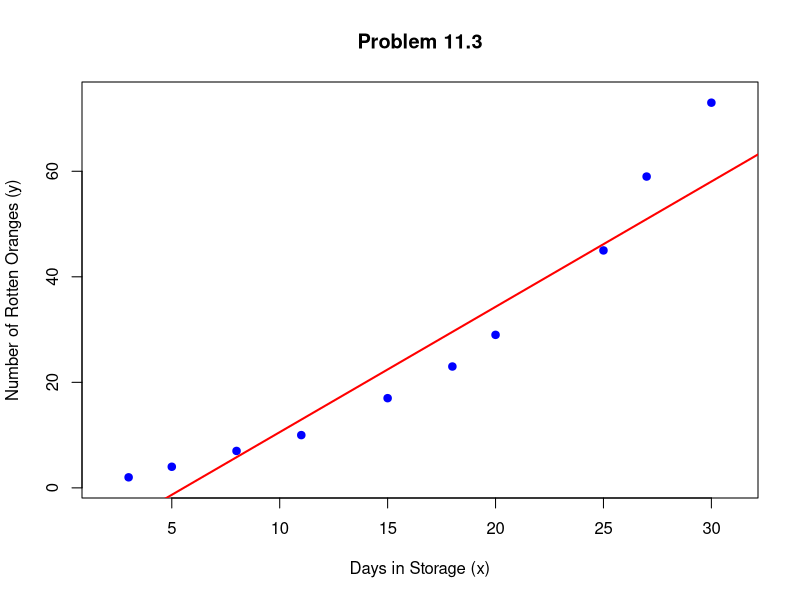
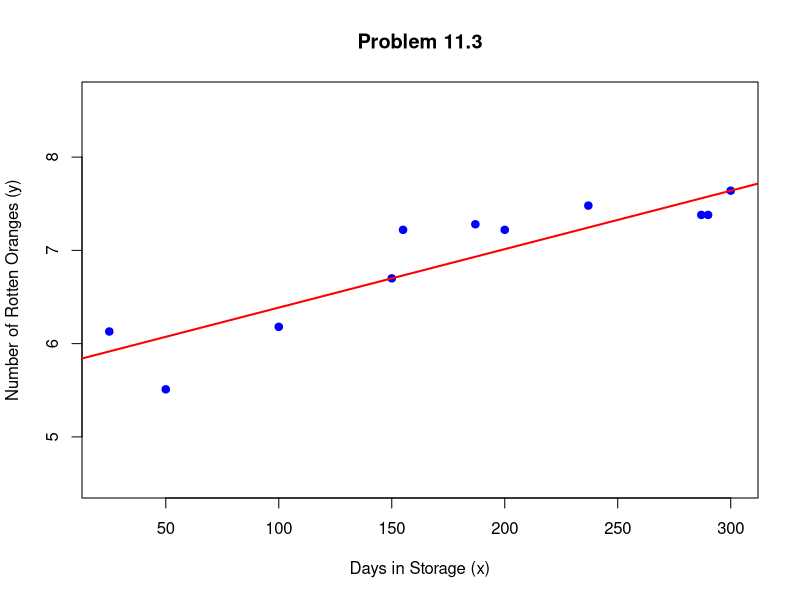

The R source for these figures, in order:
# problem 11.3

cat("Problem 11.3\n")

x_1 <- c(3, 5, 8, 11, 15, 18, 20, 25, 27, 30)  
y_1 <- c(2, 4, 7, 10, 17, 23, 29, 45, 59, 73)

# this is a function to determine the thiel slope by making each slope pair-wise and then taking the median
theil_kendall_slope <- function(x, y) {
  n <- length(x)
  slopes <- numeric(0)  
  for (i in 1:(n-1)) {
    for (j in (i+1):n) {
      slope <- (y[j] - y[i]) / (x[j] - x[i])
      slopes <- c(slopes, slope)
    }
  }
  median(slopes)  
}

slope_1 <- theil_kendall_slope(x_1, y_1)

# this is a function to determine the median intercept by making the intercept for each pair of points and then taking the median
median_intercept <- function(x, y, slope) {
  n <- length(x)
  intercepts <- numeric(0)
  
  for (i in 1:n) {
    intercept <- y[i] - slope * x[i]
    intercepts <- c(intercepts, intercept)
  }
  
  return(median(intercepts))
}

intercept_1 <- median_intercept(x_1, y_1, slope_1)

# this was a pain to figure out, but I finally got it to work
# it just makes a png file so I could see the plot
# There is probably a better way but I couldn't figure it out
png("problem_11_3_plot.png", width=800, height=600)

plot(x_1, y_1, main="Problem 11.3",
     xlab="Days in Storage (x)", ylab="Number of Rotten Oranges (y)",
     pch=19, col="blue", xlim=c(min(x_1)-1, max(x_1)+1), ylim=c(min(y_1)-1, max(y_1)+1))

abline(a=intercept_1, b=slope_1, col="red", lwd=2)

cat("Theil-Kendall Slope Estimate: ", slope_1, "\n")
cat("Intercept: ", intercept_1, "\n")


# problem 11.8

cat("\n\nProblem 11.8\n")

x_2 <- c(25, 50, 100, 150, 155, 187, 200, 237, 287, 290, 300)
y_2 <- c(6.13, 5.51, 6.18, 6.70, 7.22, 7.28, 7.22, 7.48, 7.38, 7.38, 7.64)

# this does the same thing as the previous problem but doesn't take the median of the slopes
slopes_2 <- numeric(0)
for (i in 1:(length(x_2)-1)) {
  for (j in (i+1):length(x_2)) {
    slope <- (y_2[j] - y_2[i]) / (x_2[j] - x_2[i])
    slopes_2 <- c(slopes_2, slope)
  }
}

slope_2 <- median(slopes_2)

# this uses the same intercept formula as before
intercept_2 <- median_intercept(x_2, y_2, slope_2)

png("problem_11_8_plot.png", width=800, height=600)

plot(x_2, y_2, main="Problem 11.3",
     xlab="Days in Storage (x)", ylab="Number of Rotten Oranges (y)",
     pch=19, col="blue", xlim=c(min(x_2)-1, max(x_2)+1), ylim=c(min(y_2)-1, max(y_2)+1))

abline(a=intercept_2, b=slope_2, col="red", lwd=2)

lower_bound <- quantile(slopes_2, 0.025)
upper_bound <- quantile(slopes_2, 0.975)

cat("Theil-Kendall Slope Estimate: ", slope_2, "\n")
cat("Intercept: ", intercept_2, "\n")
cat("95% Confidence Interval: [", lower_bound, ", ", upper_bound, "]\n")